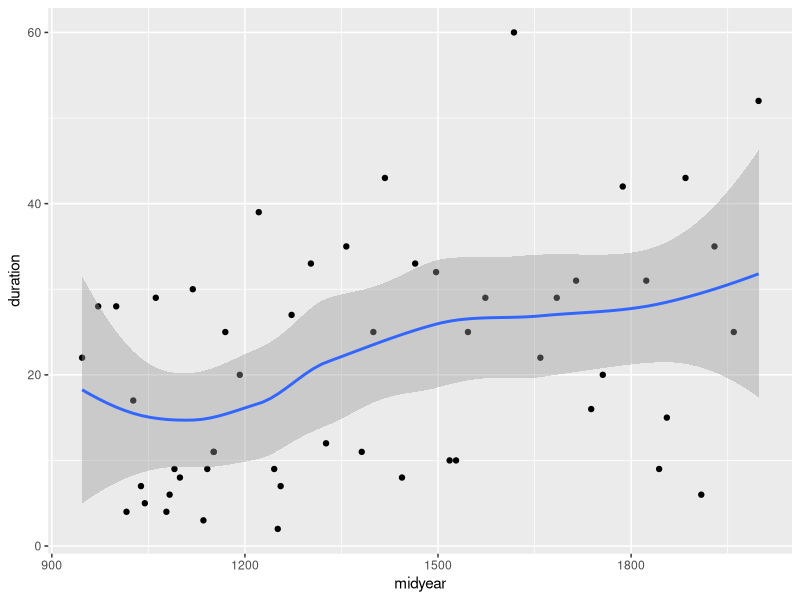

This figure's R source:
## ---- chunk 1
library(tidyverse)
knitr::opts_chunk$set(echo = TRUE)
## ---- chunk 2

#Testing different functions
monarchs1 <- read.csv("data/danish_monarchs.csv")

monarchs2 <- read_csv("data/danish_monarchs.csv")

monarchs3 <- read.csv2("data/danish_monarchs.csv")

monarchs4 <- read_csv2("data/danish_monarchs.csv")
## ---- chunk 3
monarchs <- read_csv("data/danish_monarchs.csv")

class(monarchs)

dim(monarchs)

glimpse(monarchs)

view(monarchs)
## ---- chunk 4
# YOUR CODE

monarchs_duration <- monarchs %>%
  mutate(durationreign=ReignEnd-ReignStart)

view(monarchs_duration)
glimpse(monarchs_duration)
tail(monarchs_duration)
## ---- chunk 5
# YOUR CODE
duration <- as.numeric(monarchs_duration$durationreign)
class(duration)

mean(duration, na.rm = TRUE)
## ---- chunk 6
# YOUR CODE
avg_duration <- mean(monarchs_duration$durationreign, na.rm = TRUE)

monarchs_filtered <- monarchs %>%
  filter(duration >= avg_duration)

monarchs_filtered

monarchs_filtered %>%
  count()

## ---- chunk 7

longestreign <- monarchs %>%
  arrange(desc(monarchs_duration$durationreign)) %>% 
  slice(1:3)

monarchs_duration <- monarchs %>% 
  mutate(days=monarchs_duration$durationreign*365)

glimpse(monarchs_duration)
  
## ---- chunk 8
# YOUR CODE

monarchs_duration %>%
  mutate(midyear = ReignStart + (ReignEnd - ReignStart)/2) %>%
  ggplot(aes(x = midyear, y = duration)) +
  geom_point() +
  geom_smooth()
